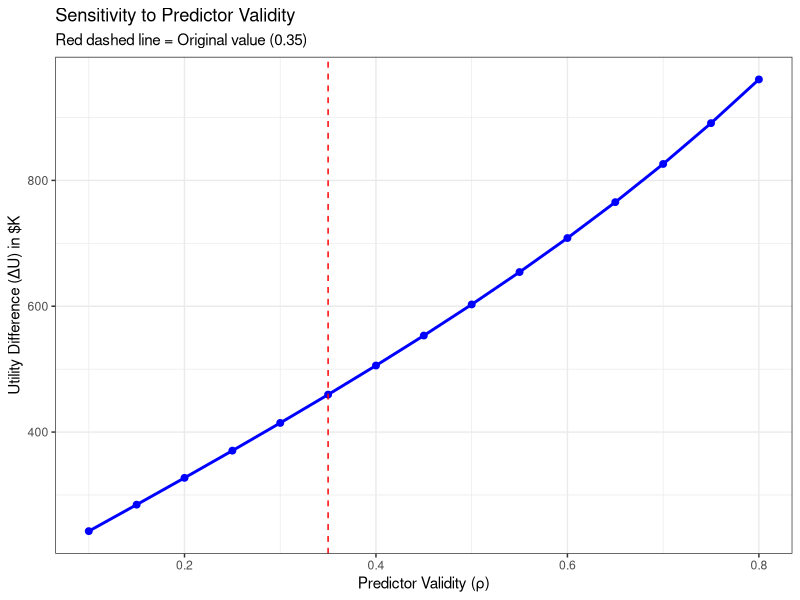
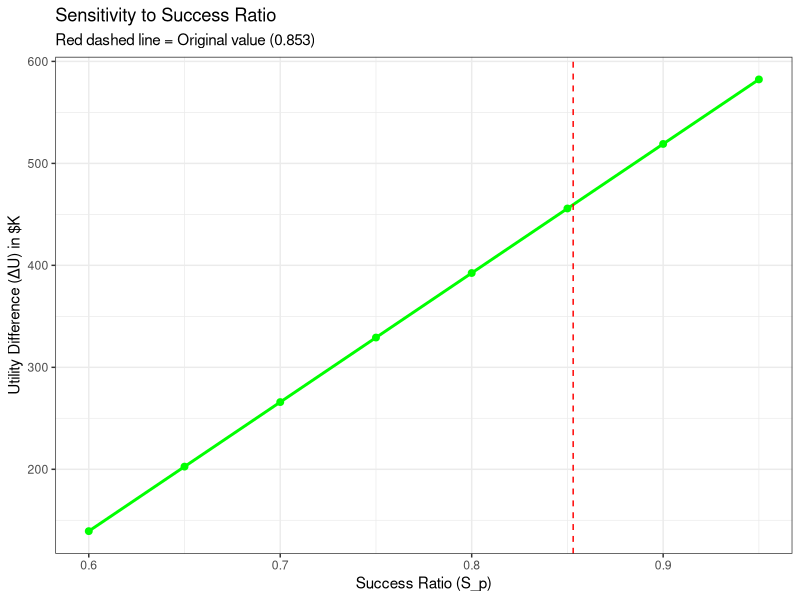
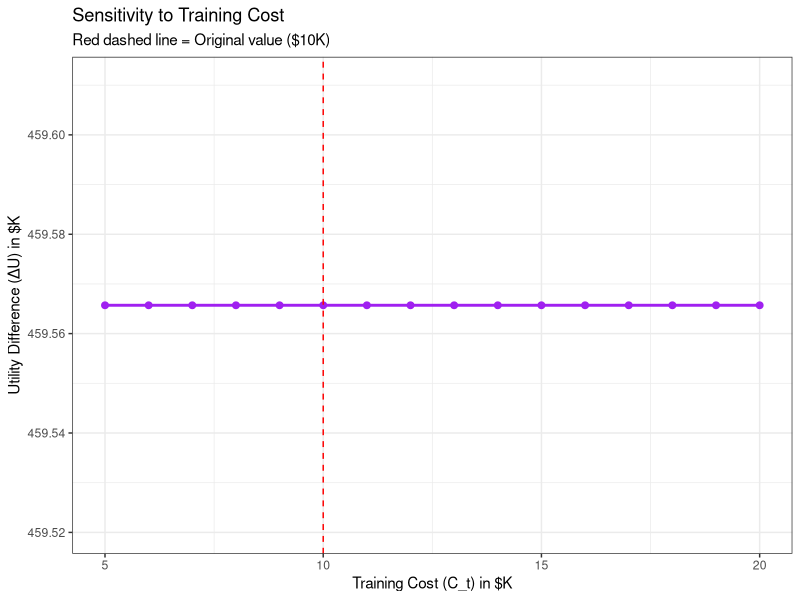
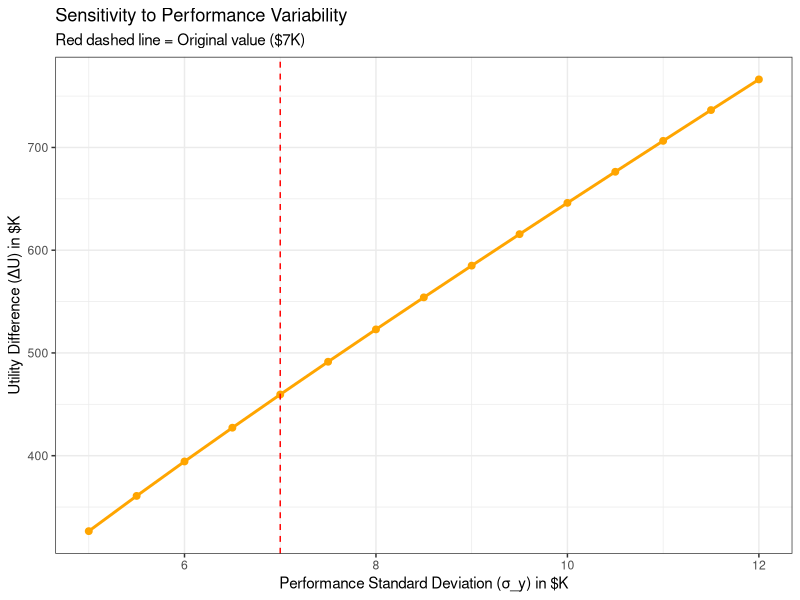

Source code (R) for these figures, in order:
# De Corte (1994) Sensitivity Analysis
# This script explores how utility estimates change with different parameter values

# Load required libraries
library(dplyr)
library(ggplot2)
library(pracma)
library(mvtnorm)
library(tidyr)
library(scales)

# Set theme for plots
theme_set(theme_bw() +
            theme(axis.text = element_text(size = 10),
                  axis.title = element_text(size = 12),
                  plot.title = element_text(size = 14, face = "bold"),
                  legend.text = element_text(size = 10),
                  panel.background = element_rect(fill = "white"),
                  plot.background = element_rect(fill = "white")))

# ============================================================================
# BASE PARAMETERS (from De Corte 1994)
# ============================================================================

base_params <- list(
  N = 17,           # Number of hires
  n = 136,          # Size of applicant pool  
  mu_s = 22500,     # Average service cost
  Time = 11,        # Average number of time periods on the job
  S_p = 0.853,      # Success ratio of the predictor
  mu_y = 25000,     # Average payoff of job performance
  C_t = 10000,      # Training cost per hire
  C_p = 200,        # Cost per candidate of using the predictor
  C_s = 1000,       # Separation cost per unsuccessful employee
  rho_yR = 0.85,    # Correlation between payoff and performance
  sigma_y = 7000,   # Standard deviation of performance
  rho = 0.35        # Predictor validity
)

# ============================================================================
# HELPER FUNCTIONS
# ============================================================================

# Standard normal density function
phi.1 <- function(x) {
  result <- (1/sqrt(2 * pi) * exp(-(x^2) / 2))
  return(result)
}

# Function to calculate utility with given parameters
calculate_utility <- function(params) {
  # Extract parameters
  N <- params$N
  n <- params$n
  mu_s <- params$mu_s
  Time <- params$Time
  S_p <- params$S_p
  mu_y <- params$mu_y
  C_t <- params$C_t
  C_p <- params$C_p
  C_s <- params$C_s
  rho_yR <- params$rho_yR
  sigma_y <- params$sigma_y
  rho <- params$rho
  
  # Calculate critical values
  x_c <- abs(qnorm(N/n))
  r_c <- (mu_s - mu_y)/(rho_yR*sigma_y)
  
  # Calculate conditional means
  PHI.1.1 <- 1 - pnorm((x_c - rho*r_c)/sqrt(1-rho^2))
  PHI.1.2 <- 1 - pnorm((r_c - rho*x_c)/sqrt(1-rho^2))
  
  # Bivariate normal probability (using fixed bounds from original)
  sigma <- matrix(c(1, rho, rho, 1), nrow = 2)
  lower <- c(-.42, 1.15)
  upper <- c(Inf, Inf)
  PHI.2 <- pmvnorm(lower = lower, upper = upper, mean = rep(0, 2), corr = sigma)
  
  # Calculate conditional means
  mu_R_xcrc <- (phi.1(r_c)*PHI.1.1 + rho*phi.1(x_c)*PHI.1.2)/PHI.2[1]
  mu_y_xcrc <- mu_y + rho_yR * sigma_y * mu_R_xcrc
  
  mu_x_xc <- phi.1(x_c)/(1 - pnorm(x_c))
  mu_R_xc <- rho * mu_x_xc
  mu_y_xc <- mu_y + rho_yR * sigma_y * mu_R_xc
  
  S_0 <- pnorm(-r_c)
  mu_R_rc <- phi.1(r_c)/S_0
  mu_y_rc <- mu_y + rho_yR * sigma_y * mu_R_rc
  
  # Calculate utilities
  U_p <- N * (mu_y_xc - mu_s) + (Time - 1) * N * S_p * (mu_y_xcrc - mu_s) - N * C_t - n * C_p
  U_0 <- N * (mu_y - mu_s) + (Time - 1) * N * S_0 * (mu_y_rc - mu_s) - N * C_t
  Delta_U <- U_p - U_0
  
  return(list(
    U_p = U_p,
    U_0 = U_0,
    Delta_U = Delta_U,
    x_c = x_c,
    r_c = r_c,
    S_0 = S_0
  ))
}

# ============================================================================
# SENSITIVITY ANALYSES
# ============================================================================

# 1. Predictor Validity Sensitivity
validity_range <- seq(0.1, 0.8, by = 0.05)
validity_results <- data.frame()

for (rho in validity_range) {
  params <- base_params
  params$rho <- rho
  
  result <- calculate_utility(params)
  
  validity_results <- rbind(validity_results, data.frame(
    rho = rho,
    U_p = result$U_p,
    U_0 = result$U_0,
    Delta_U = result$Delta_U,
    S_0 = result$S_0
  ))
}

# 2. Success Ratio Sensitivity
success_range <- seq(0.6, 0.95, by = 0.05)
success_results <- data.frame()

for (S_p in success_range) {
  params <- base_params
  params$S_p <- S_p
  
  result <- calculate_utility(params)
  
  success_results <- rbind(success_results, data.frame(
    S_p = S_p,
    U_p = result$U_p,
    U_0 = result$U_0,
    Delta_U = result$Delta_U
  ))
}

# 3. Training Cost Sensitivity
training_cost_range <- seq(5000, 20000, by = 1000)
training_results <- data.frame()

for (C_t in training_cost_range) {
  params <- base_params
  params$C_t <- C_t
  
  result <- calculate_utility(params)
  
  training_results <- rbind(training_results, data.frame(
    C_t = C_t,
    U_p = result$U_p,
    U_0 = result$U_0,
    Delta_U = result$Delta_U
  ))
}

# 4. Performance Standard Deviation Sensitivity
sd_range <- seq(5000, 12000, by = 500)
sd_results <- data.frame()

for (sigma_y in sd_range) {
  params <- base_params
  params$sigma_y <- sigma_y
  
  result <- calculate_utility(params)
  
  sd_results <- rbind(sd_results, data.frame(
    sigma_y = sigma_y,
    U_p = result$U_p,
    U_0 = result$U_0,
    Delta_U = result$Delta_U
  ))
}

# ============================================================================
# CREATE VISUALIZATIONS
# ============================================================================

# 1. Validity Sensitivity Plot
p1 <- ggplot(validity_results, aes(x = rho)) +
  geom_line(aes(y = Delta_U/1000), color = "blue", size = 1) +
  geom_point(aes(y = Delta_U/1000), color = "blue", size = 2) +
  geom_vline(xintercept = 0.35, linetype = "dashed", color = "red") +
  labs(x = "Predictor Validity (ρ)", 
       y = "Utility Difference (ΔU) in $K",
       title = "Sensitivity to Predictor Validity",
       subtitle = "Red dashed line = Original value (0.35)") +
  theme_bw() +
  theme(panel.background = element_rect(fill = "white"),
        plot.background = element_rect(fill = "white"))

# 2. Success Ratio Sensitivity Plot
p2 <- ggplot(success_results, aes(x = S_p)) +
  geom_line(aes(y = Delta_U/1000), color = "green", size = 1) +
  geom_point(aes(y = Delta_U/1000), color = "green", size = 2) +
  geom_vline(xintercept = 0.853, linetype = "dashed", color = "red") +
  labs(x = "Success Ratio (S_p)", 
       y = "Utility Difference (ΔU) in $K",
       title = "Sensitivity to Success Ratio",
       subtitle = "Red dashed line = Original value (0.853)") +
  theme_bw() +
  theme(panel.background = element_rect(fill = "white"),
        plot.background = element_rect(fill = "white"))

# 3. Training Cost Sensitivity Plot
p3 <- ggplot(training_results, aes(x = C_t/1000)) +
  geom_line(aes(y = Delta_U/1000), color = "purple", size = 1) +
  geom_point(aes(y = Delta_U/1000), color = "purple", size = 2) +
  geom_vline(xintercept = 10, linetype = "dashed", color = "red") +
  labs(x = "Training Cost (C_t) in $K", 
       y = "Utility Difference (ΔU) in $K",
       title = "Sensitivity to Training Cost",
       subtitle = "Red dashed line = Original value ($10K)") +
  theme_bw() +
  theme(panel.background = element_rect(fill = "white"),
        plot.background = element_rect(fill = "white"))

# 4. Performance SD Sensitivity Plot
p4 <- ggplot(sd_results, aes(x = sigma_y/1000)) +
  geom_line(aes(y = Delta_U/1000), color = "orange", size = 1) +
  geom_point(aes(y = Delta_U/1000), color = "orange", size = 2) +
  geom_vline(xintercept = 7, linetype = "dashed", color = "red") +
  labs(x = "Performance Standard Deviation (σ_y) in $K", 
       y = "Utility Difference (ΔU) in $K",
       title = "Sensitivity to Performance Variability",
       subtitle = "Red dashed line = Original value ($7K)") +
  theme_bw() +
  theme(panel.background = element_rect(fill = "white"),
        plot.background = element_rect(fill = "white"))

# Save plots
ggsave("sensitivity_validity.png", p1, width = 8, height = 6, dpi = 300)
ggsave("sensitivity_success_ratio.png", p2, width = 8, height = 6, dpi = 300)
ggsave("sensitivity_training_cost.png", p3, width = 8, height = 6, dpi = 300)
ggsave("sensitivity_performance_sd.png", p4, width = 8, height = 6, dpi = 300)

# ============================================================================
# SUMMARY STATISTICS
# ============================================================================

# Calculate summary statistics for each sensitivity analysis
sensitivity_summary <- data.frame(
  Parameter = c("Predictor Validity (ρ)", "Success Ratio (S_p)", 
                "Training Cost (C_t)", "Performance SD (σ_y)"),
  Original_Value = c(0.35, 0.853, 10000, 7000),
  Min_Utility = c(min(validity_results$Delta_U), min(success_results$Delta_U),
                  min(training_results$Delta_U), min(sd_results$Delta_U)),
  Max_Utility = c(max(validity_results$Delta_U), max(success_results$Delta_U),
                  max(training_results$Delta_U), max(sd_results$Delta_U)),
  Range = c(max(validity_results$Delta_U) - min(validity_results$Delta_U),
            max(success_results$Delta_U) - min(success_results$Delta_U),
            max(training_results$Delta_U) - min(training_results$Delta_U),
            max(sd_results$Delta_U) - min(sd_results$Delta_U))
)

# Save results
write.csv(validity_results, "sensitivity_validity_results.csv", row.names = FALSE)
write.csv(success_results, "sensitivity_success_results.csv", row.names = FALSE)
write.csv(training_results, "sensitivity_training_results.csv", row.names = FALSE)
write.csv(sd_results, "sensitivity_sd_results.csv", row.names = FALSE)
write.csv(sensitivity_summary, "sensitivity_summary.csv", row.names = FALSE)

# Print summary
cat("\n=== SENSITIVITY ANALYSIS SUMMARY ===\n")
cat("Results saved to CSV files\n")
cat("Plots saved as PNG files\n")
cat("\nParameter ranges tested:\n")
cat("- Predictor validity: 0.1 to 0.8\n")
cat("- Success ratio: 0.6 to 0.95\n")
cat("- Training cost: $5K to $20K\n")
cat("- Performance SD: $5K to $12K\n")

# Display summary table
print(sensitivity_summary) 